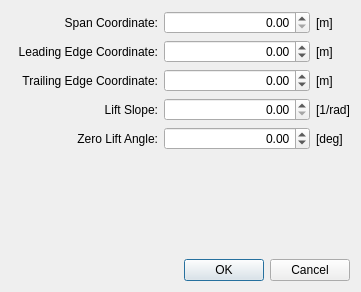
<?xml version="1.0" encoding="UTF-8"?>
<ui version="4.0">
 <class>DialogSection</class>
 <widget class="QDialog" name="DialogSection">
  <property name="geometry">
   <rect>
    <x>0</x>
    <y>0</y>
    <width>361</width>
    <height>292</height>
   </rect>
  </property>
  <property name="windowTitle">
   <string>Section Data</string>
  </property>
  <property name="modal">
   <bool>true</bool>
  </property>
  <layout class="QGridLayout" name="gridLayout">
   <item row="0" column="0">
    <widget class="QLabel" name="labelSpan">
     <property name="text">
      <string>Span Coordinate:</string>
     </property>
     <property name="alignment">
      <set>Qt::AlignRight|Qt::AlignTrailing|Qt::AlignVCenter</set>
     </property>
     <property name="buddy">
      <cstring>spinBoxSpan</cstring>
     </property>
    </widget>
   </item>
   <item row="0" column="1">
    <widget class="QDoubleSpinBox" name="spinBoxSpan">
     <property name="alignment">
      <set>Qt::AlignRight|Qt::AlignTrailing|Qt::AlignVCenter</set>
     </property>
     <property name="maximum">
      <double>999.990000000000009</double>
     </property>
    </widget>
   </item>
   <item row="0" column="2">
    <widget class="QLabel" name="labelUnitSpan">
     <property name="sizePolicy">
      <sizepolicy hsizetype="Maximum" vsizetype="Preferred">
       <horstretch>0</horstretch>
       <verstretch>0</verstretch>
      </sizepolicy>
     </property>
     <property name="text">
      <string>[m]</string>
     </property>
    </widget>
   </item>
   <item row="1" column="0">
    <widget class="QLabel" name="label_2">
     <property name="text">
      <string>Leading Edge Coordinate:</string>
     </property>
     <property name="alignment">
      <set>Qt::AlignRight|Qt::AlignTrailing|Qt::AlignVCenter</set>
     </property>
     <property name="buddy">
      <cstring>spinBoxLE</cstring>
     </property>
    </widget>
   </item>
   <item row="1" column="1">
    <widget class="QDoubleSpinBox" name="spinBoxLE">
     <property name="alignment">
      <set>Qt::AlignRight|Qt::AlignTrailing|Qt::AlignVCenter</set>
     </property>
     <property name="minimum">
      <double>-999.990000000000009</double>
     </property>
     <property name="maximum">
      <double>999.990000000000009</double>
     </property>
    </widget>
   </item>
   <item row="1" column="2">
    <widget class="QLabel" name="label_7">
     <property name="sizePolicy">
      <sizepolicy hsizetype="Maximum" vsizetype="Preferred">
       <horstretch>0</horstretch>
       <verstretch>0</verstretch>
      </sizepolicy>
     </property>
     <property name="text">
      <string>[m]</string>
     </property>
    </widget>
   </item>
   <item row="2" column="0">
    <widget class="QLabel" name="label_3">
     <property name="text">
      <string>Trailing Edge Coordinate:</string>
     </property>
     <property name="alignment">
      <set>Qt::AlignRight|Qt::AlignTrailing|Qt::AlignVCenter</set>
     </property>
     <property name="buddy">
      <cstring>spinBoxTE</cstring>
     </property>
    </widget>
   </item>
   <item row="2" column="1">
    <widget class="QDoubleSpinBox" name="spinBoxTE">
     <property name="alignment">
      <set>Qt::AlignRight|Qt::AlignTrailing|Qt::AlignVCenter</set>
     </property>
     <property name="minimum">
      <double>-999.990000000000009</double>
     </property>
     <property name="maximum">
      <double>999.990000000000009</double>
     </property>
    </widget>
   </item>
   <item row="2" column="2">
    <widget class="QLabel" name="label_8">
     <property name="sizePolicy">
      <sizepolicy hsizetype="Maximum" vsizetype="Preferred">
       <horstretch>0</horstretch>
       <verstretch>0</verstretch>
      </sizepolicy>
     </property>
     <property name="text">
      <string>[m]</string>
     </property>
    </widget>
   </item>
   <item row="3" column="0">
    <widget class="QLabel" name="label_4">
     <property name="text">
      <string>Lift Slope:</string>
     </property>
     <property name="alignment">
      <set>Qt::AlignRight|Qt::AlignTrailing|Qt::AlignVCenter</set>
     </property>
     <property name="buddy">
      <cstring>spinBoxSlope</cstring>
     </property>
    </widget>
   </item>
   <item row="3" column="1">
    <widget class="QDoubleSpinBox" name="spinBoxSlope">
     <property name="alignment">
      <set>Qt::AlignRight|Qt::AlignTrailing|Qt::AlignVCenter</set>
     </property>
    </widget>
   </item>
   <item row="3" column="2">
    <widget class="QLabel" name="label_9">
     <property name="sizePolicy">
      <sizepolicy hsizetype="Maximum" vsizetype="Preferred">
       <horstretch>0</horstretch>
       <verstretch>0</verstretch>
      </sizepolicy>
     </property>
     <property name="text">
      <string>[1/rad]</string>
     </property>
    </widget>
   </item>
   <item row="4" column="0">
    <widget class="QLabel" name="label_5">
     <property name="text">
      <string>Zero Lift Angle:</string>
     </property>
     <property name="alignment">
      <set>Qt::AlignRight|Qt::AlignTrailing|Qt::AlignVCenter</set>
     </property>
     <property name="buddy">
      <cstring>spinBoxAngle</cstring>
     </property>
    </widget>
   </item>
   <item row="4" column="1">
    <widget class="QDoubleSpinBox" name="spinBoxAngle">
     <property name="alignment">
      <set>Qt::AlignRight|Qt::AlignTrailing|Qt::AlignVCenter</set>
     </property>
     <property name="minimum">
      <double>-90.000000000000000</double>
     </property>
     <property name="maximum">
      <double>90.000000000000000</double>
     </property>
    </widget>
   </item>
   <item row="4" column="2">
    <widget class="QLabel" name="label_10">
     <property name="sizePolicy">
      <sizepolicy hsizetype="Maximum" vsizetype="Preferred">
       <horstretch>0</horstretch>
       <verstretch>0</verstretch>
      </sizepolicy>
     </property>
     <property name="text">
      <string>[deg]</string>
     </property>
    </widget>
   </item>
   <item row="6" column="0" colspan="3">
    <widget class="QDialogButtonBox" name="buttonBox">
     <property name="orientation">
      <enum>Qt::Horizontal</enum>
     </property>
     <property name="standardButtons">
      <set>QDialogButtonBox::Cancel|QDialogButtonBox::Ok</set>
     </property>
    </widget>
   </item>
   <item row="5" column="0" colspan="3">
    <spacer name="verticalSpacer">
     <property name="orientation">
      <enum>Qt::Vertical</enum>
     </property>
     <property name="sizeHint" stdset="0">
      <size>
       <width>338</width>
       <height>69</height>
      </size>
     </property>
    </spacer>
   </item>
  </layout>
 </widget>
 <resources/>
 <connections>
  <connection>
   <sender>buttonBox</sender>
   <signal>accepted()</signal>
   <receiver>DialogSection</receiver>
   <slot>accept()</slot>
   <hints>
    <hint type="sourcelabel">
     <x>248</x>
     <y>254</y>
    </hint>
    <hint type="destinationlabel">
     <x>157</x>
     <y>274</y>
    </hint>
   </hints>
  </connection>
  <connection>
   <sender>buttonBox</sender>
   <signal>rejected()</signal>
   <receiver>DialogSection</receiver>
   <slot>reject()</slot>
   <hints>
    <hint type="sourcelabel">
     <x>316</x>
     <y>260</y>
    </hint>
    <hint type="destinationlabel">
     <x>286</x>
     <y>274</y>
    </hint>
   </hints>
  </connection>
 </connections>
</ui>
